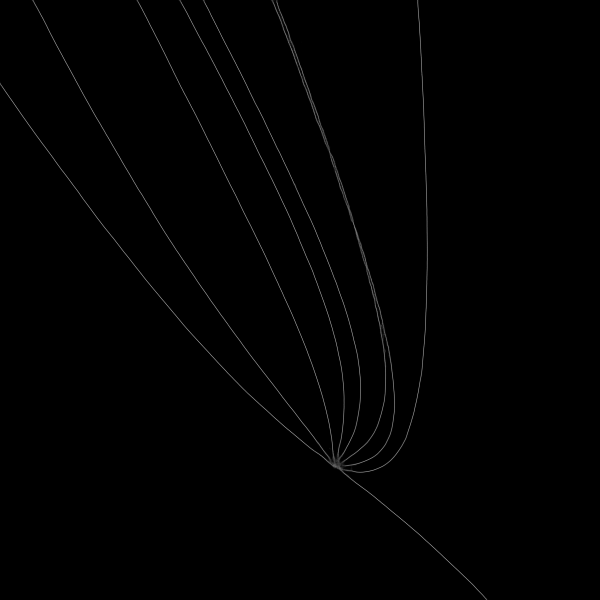
#> input picture main/graph_extraction/testcases/input/10.png, 600 x 600 px, found by its file name
$ python adaptive.py
#> lines starting #> are read from the running program, lines starting #| are printed output that depends on the picture; after the words box and inside, x2 and y2 are one past the last pixel; in counts of white or black regions, pixels touching at a corner belong together
import numpy as np
import cv2

def circ(radius):
    size=2*radius+1
    kernel = np.zeros((size, size), dtype=np.uint8)
    cv2.circle(kernel, (radius, radius), radius, 1, -1)
    return kernel

def remove_median(img, debug=False):
    blurred = cv2.medianBlur(img, 5)  # 5x5 kernel
    img =  cv2.subtract(img, blurred)

    if debug:
        cv2.imwrite("debug_files/medianremove.png", img)


    _, binary= cv2.threshold(img, 1 , 255, cv2.THRESH_BINARY)
    if debug:
        cv2.imwrite("debug_files/bin.png", binary)
    return binary
img = cv2.imread("testcases/input/10.png", cv2.IMREAD_GRAYSCALE)
#> img is the input picture: shape (600, 600); min 0, max 120, mean 1.2


_, binary = cv2.threshold(img, 0, 255, cv2.THRESH_BINARY)
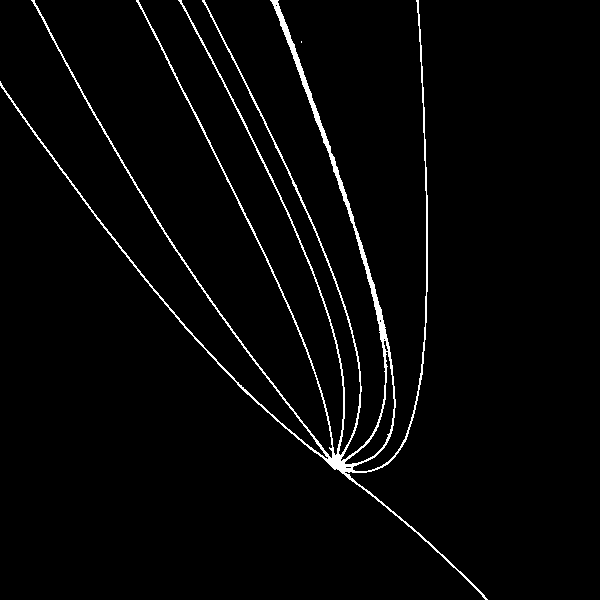
#> binary: shape (600, 600); 2.5% white in thin lines or dots, all inside (x1, y1, x2, y2) = (0, 0, 488, 600)
adjusted = cv2.adaptiveThreshold(
    img, 255, cv2.ADAPTIVE_THRESH_GAUSSIAN_C, cv2.THRESH_BINARY, 3, 1)
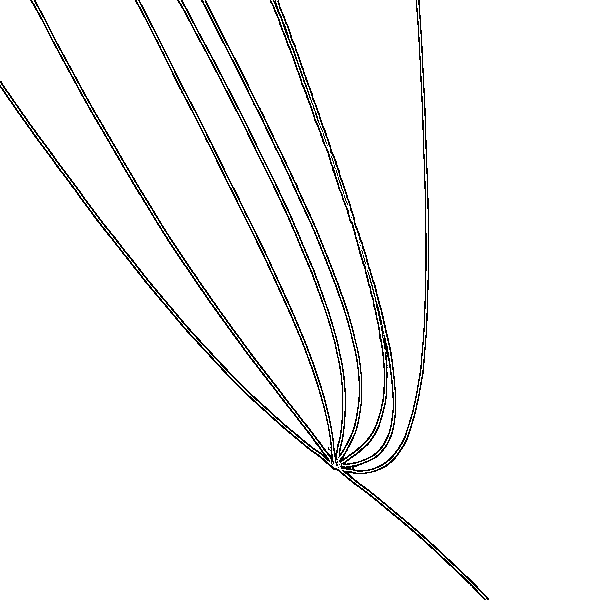
#> adjusted: shape (600, 600); 96.5% white; black in thin lines or dots, all inside (x1, y1, x2, y2) = (0, 0, 489, 600)

adjusted = 255-adjusted
cv2.imwrite("debug_files/adaptivethresh.png", adjusted)
binary_before = binary.copy()
binary = cv2.subtract(binary, adjusted)
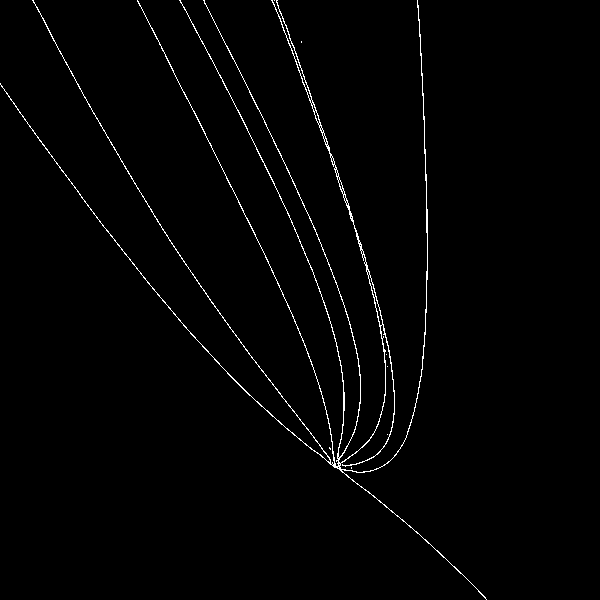
#> binary: shape (600, 600); 1.3% white in thin lines or dots, all inside (x1, y1, x2, y2) = (0, 0, 487, 600)
cv2.imwrite("debug_files/bin_adjusted.png", binary)
diff = cv2.subtract(binary_before, binary)
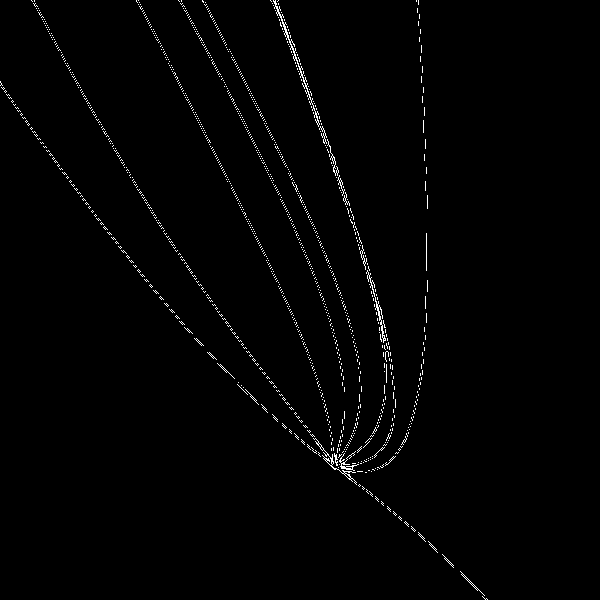
#> diff: shape (600, 600); 1.2% white in thin lines or dots, all inside (x1, y1, x2, y2) = (0, 0, 488, 600)
cv2.imwrite("debug_files/diff_adjusted.png", diff)

$ run again, with main/graph_extraction/testcases/input/1.png copied over main/graph_extraction/testcases/input/10.png
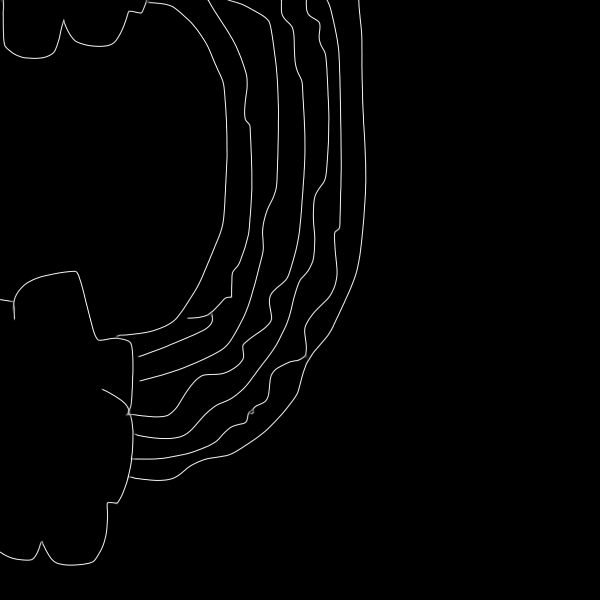
#> input picture main/graph_extraction/testcases/input/1.png, 600 x 600 px, found by its file name
#> img is the input picture: shape (600, 600); min 0, max 255, mean 3.1
#> `_, binary = cv2.threshold(img, 0, 255, cv2.THRESH_BINARY)`:
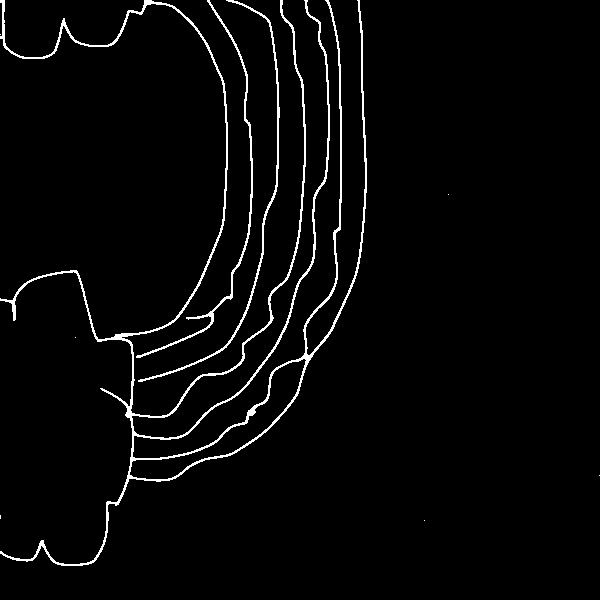
#> binary: shape (600, 600); 2.9% white in thin lines or dots
#> `diff = cv2.subtract(binary_before, binary)`:
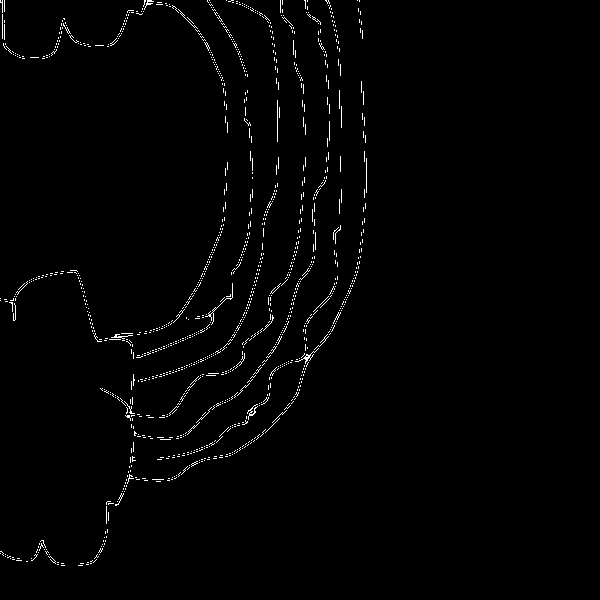
#> diff: shape (600, 600); 1.3% white in thin lines or dots, all inside (x1, y1, x2, y2) = (0, 0, 367, 566)

$ run again, with main/graph_extraction/testcases/input/11.png copied over main/graph_extraction/testcases/input/10.png
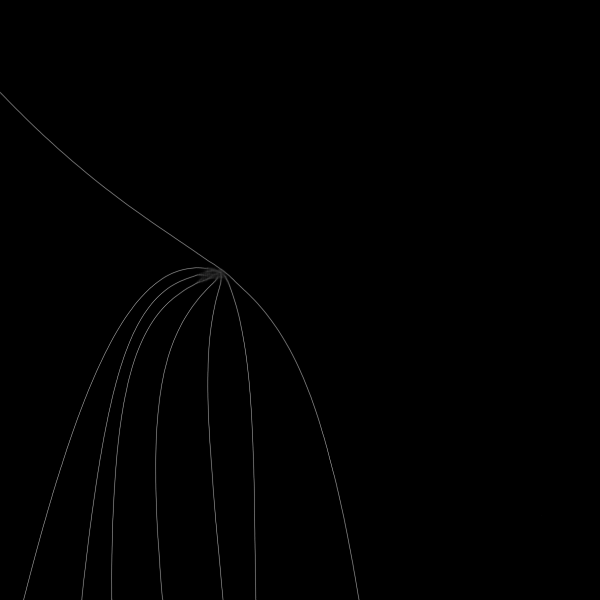
#> input picture main/graph_extraction/testcases/input/11.png, 600 x 600 px, found by its file name
#> img is the input picture: shape (600, 600); min 0, max 115, mean 0.8
#> `_, binary = cv2.threshold(img, 0, 255, cv2.THRESH_BINARY)`:
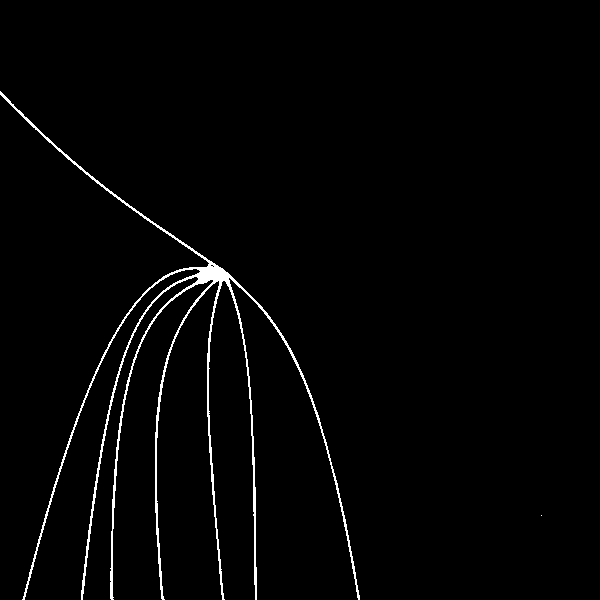
#> binary: shape (600, 600); 1.8% white in thin lines or dots, all inside (x1, y1, x2, y2) = (0, 91, 542, 600)
#> `diff = cv2.subtract(binary_before, binary)`:
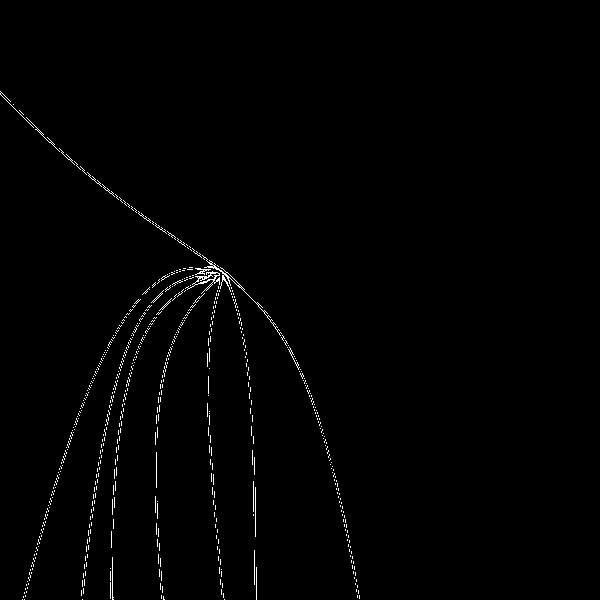
#> diff: shape (600, 600); 0.92% white in thin lines or dots, all inside (x1, y1, x2, y2) = (0, 91, 360, 600)

$ run again, with main/graph_extraction/testcases/input/12.png copied over main/graph_extraction/testcases/input/10.png
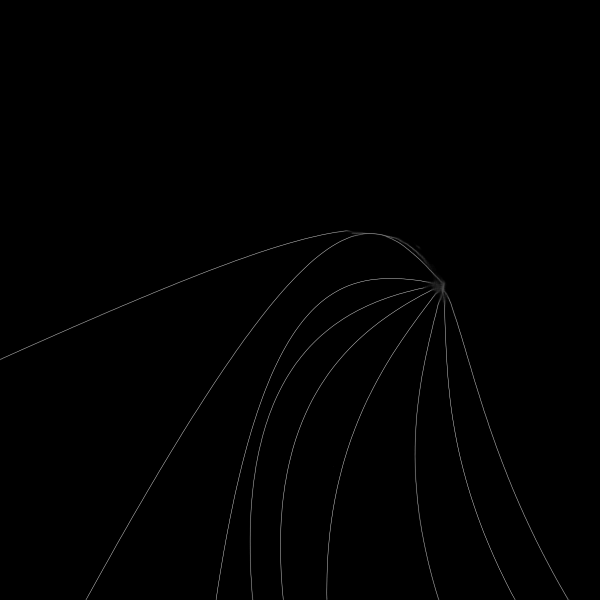
#> input picture main/graph_extraction/testcases/input/12.png, 600 x 600 px, found by its file name
#> img is the input picture: shape (600, 600); min 0, max 122, mean 1
#> `_, binary = cv2.threshold(img, 0, 255, cv2.THRESH_BINARY)`:
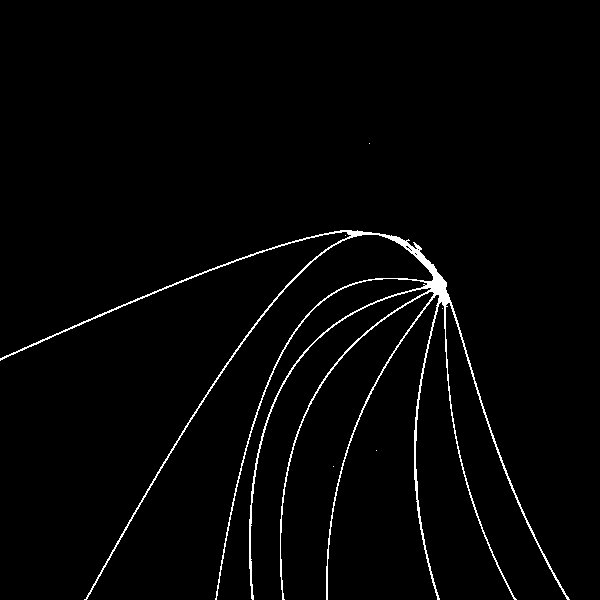
#> binary: shape (600, 600); 2% white in thin lines or dots, all inside (x1, y1, x2, y2) = (0, 143, 570, 600)
#> `diff = cv2.subtract(binary_before, binary)`:
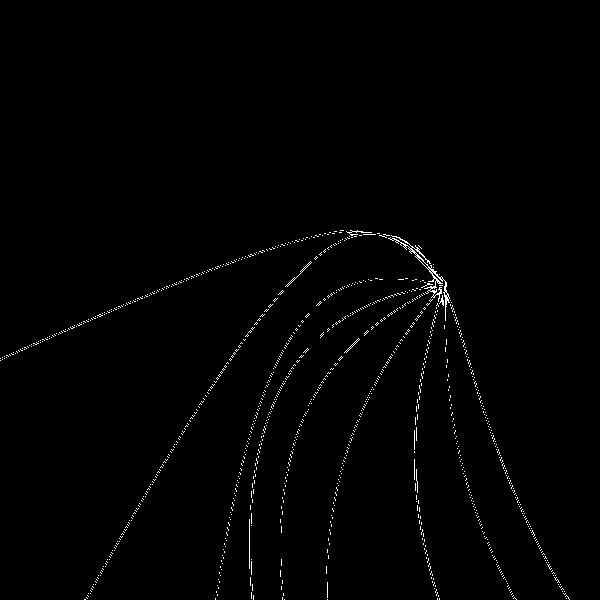
#> diff: shape (600, 600); 0.9% white in thin lines or dots, all inside (x1, y1, x2, y2) = (0, 230, 570, 600)
